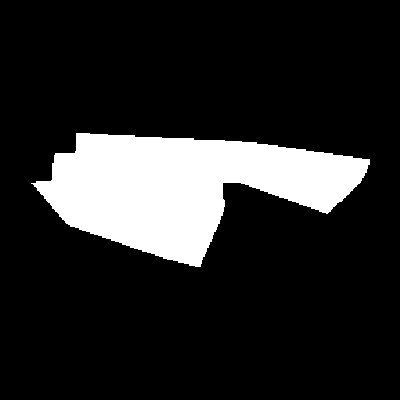
#> input picture envs_new/maps/weed_coverage/field/field_128.png, 400 x 400 px; its folder holds only this picture in this run
$ python visualize_weed_field_gallery.py
#> lines starting #> are read from the running program, lines starting #| are printed output that depends on the picture; after the words box and inside, x2 and y2 are one past the last pixel; in counts of white or black regions, pixels touching at a corner belong together
from __future__ import annotations

import argparse
import math
from pathlib import Path

import cv2
import numpy as np


def parse_args() -> argparse.Namespace:
    parser = argparse.ArgumentParser(
        description="Build gallery pages for weed_coverage field maps using map_id labels."
    )
    parser.add_argument(
        "--field-dir",
        type=Path,
        default=Path("envs_new/maps/weed_coverage/field"),
        help="Directory containing field_*.png",
    )
    parser.add_argument(
        "--out-dir",
        type=Path,
        default=None,
        help="Output directory for gallery pages; default is sibling 'field_visualization'",
    )
    parser.add_argument("--rows", type=int, default=8, help="Rows per page")
    parser.add_argument("--cols", type=int, default=8, help="Cols per page")
    parser.add_argument(
        "--thumb-size",
        type=int,
        default=96,
        help="Square size of each resized field map",
    )
    parser.add_argument(
        "--tile-header",
        type=int,
        default=24,
        help="Text area height above each thumbnail",
    )
    parser.add_argument("--gap", type=int, default=8, help="Gap between tiles")
    return parser.parse_args()


def load_binary_map(path: Path) -> np.ndarray:
    image = cv2.imread(str(path), cv2.IMREAD_GRAYSCALE)
#> image: shape (400, 400); values 0 (black) and 1 (white), 15.6% white; 1 white region, box (x1, y1, x2, y2) and area: (31, 133, 370, 267) 24973
    if image is None:
        raise RuntimeError(f"Failed to read image: {path}")
    return (image > 0).astype(np.uint8) * 255


def draw_tile(
    field_map: np.ndarray,
    map_id: int,
    thumb_size: int,
    tile_header: int,
) -> np.ndarray:
#> called with map_id = 0, thumb_size = 96, tile_header = 24
    tile_h = tile_header + thumb_size
    tile_w = thumb_size
    tile = np.full((tile_h, tile_w, 3), 36, dtype=np.uint8)

    thumb = cv2.resize(field_map, (thumb_size, thumb_size), interpolation=cv2.INTER_NEAREST)
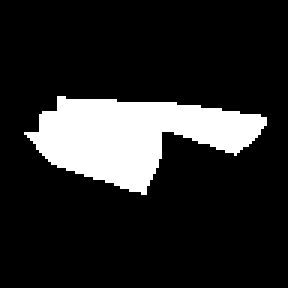
#> thumb: shape (96, 96) (shown 3 times larger); 15.6% white; 1 white region, box (x1, y1, x2, y2) and area: (8, 32, 89, 65) 1437
    thumb_rgb = cv2.cvtColor(thumb, cv2.COLOR_GRAY2BGR)
    tile[tile_header:, :, :] = thumb_rgb
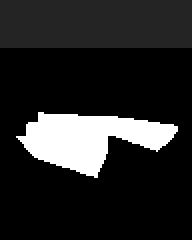
#> tile: shape (120, 96, 3) (shown 2 times larger); min 0, max 255, mean 39

    cv2.putText(
        tile,
        f"map_id={map_id}",
        (4, tile_header - 7),
        cv2.FONT_HERSHEY_SIMPLEX,
        0.42,
        (0, 220, 255),
        1,
        cv2.LINE_AA,
    )
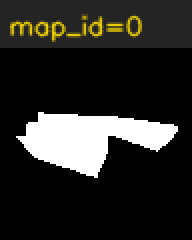
#> tile: shape (120, 96, 3) (shown 2 times larger); 3.76% of pixels changed, all inside (x1, y1, x2, y2) = (4, 7, 72, 21)
    return tile


def build_page(
    tiles: list[np.ndarray],
    rows: int,
    cols: int,
    gap: int,
    title: str,
) -> np.ndarray:
#> called with rows = 8, cols = 8, gap = 8, title = 'Field Gallery  map_id [0, 0]  count=1'
    tile_h, tile_w = tiles[0].shape[:2]
#> tile_h = 120; tile_w = 96
    title_h = 34
    page_h = title_h + gap + rows * tile_h + (rows + 1) * gap
#> page_h = 1074
    page_w = cols * tile_w + (cols + 1) * gap
#> page_w = 840
    page = np.full((page_h, page_w, 3), 20, dtype=np.uint8)

    cv2.putText(
        page,
        title,
        (gap, 23),
        cv2.FONT_HERSHEY_SIMPLEX,
        0.62,
        (240, 240, 240),
        2,
        cv2.LINE_AA,
    )
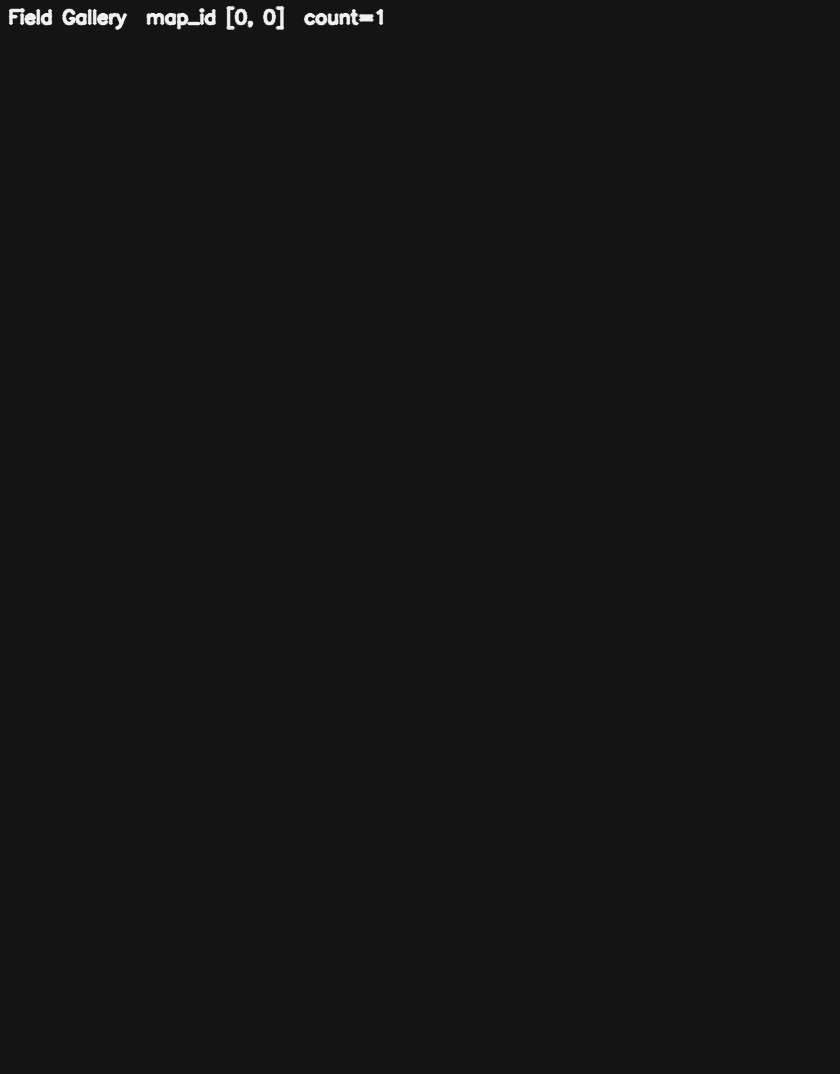
#> page: shape (1074, 840, 3); min 20, max 240, mean 20.7

    start_y = title_h + gap
    for i, tile in enumerate(tiles):
        r = i // cols
        c = i % cols
        y = start_y + gap + r * (tile_h + gap)
        x = gap + c * (tile_w + gap)
        page[y : y + tile_h, x : x + tile_w] = tile
#> this loop made 1 pass
#> (r, c, y, x) on pass 1: (0, 0, 50, 8)
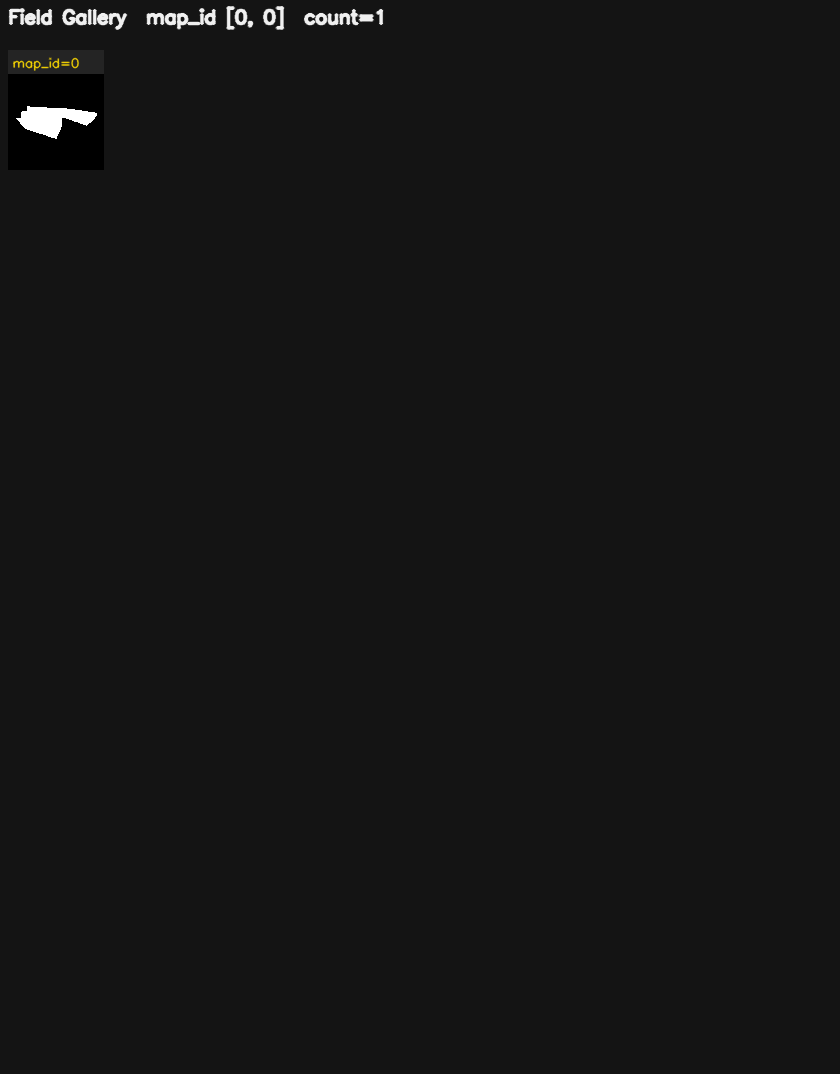
#> page: shape (1074, 840, 3); 1.28% of pixels changed, all inside (x1, y1, x2, y2) = (8, 50, 104, 170); drawn as B, G, R
    return page


def main() -> None:
    args = parse_args()
    field_dir: Path = args.field_dir
    if not field_dir.exists():
        raise FileNotFoundError(f"field directory not found: {field_dir}")

    out_dir = args.out_dir or field_dir.parent / "field_visualization"
    out_dir.mkdir(parents=True, exist_ok=True)

    files = sorted([p for p in field_dir.iterdir() if p.suffix.lower() == ".png"])
    if not files:
        raise RuntimeError(f"No png files found in {field_dir}")

    per_page = args.rows * args.cols
    num_pages = math.ceil(len(files) / per_page)

    print(f"[gallery] field_dir={field_dir}")
    print(f"[gallery] total_maps={len(files)}, per_page={per_page}, pages={num_pages}")
    print(f"[gallery] out_dir={out_dir}")

    for page_idx in range(num_pages):
        start = page_idx * per_page
        end = min((page_idx + 1) * per_page, len(files))
        page_files = files[start:end]

        tiles: list[np.ndarray] = []
        for map_id, path in enumerate(page_files, start=start):
            field_map = load_binary_map(path)
            tile = draw_tile(field_map, map_id, args.thumb_size, args.tile_header)
            tiles.append(tile)

        page_title = f"Field Gallery  map_id [{start}, {end - 1}]  count={len(page_files)}"
        page = build_page(
            tiles=tiles,
            rows=args.rows,
            cols=args.cols,
            gap=args.gap,
            title=page_title,
        )
        out_path = out_dir / f"field_gallery_{page_idx:03d}_mapid_{start:04d}_{end-1:04d}.png"
        cv2.imwrite(str(out_path), page)
        print(f"[gallery] saved: {out_path}")


if __name__ == "__main__":
    main()
